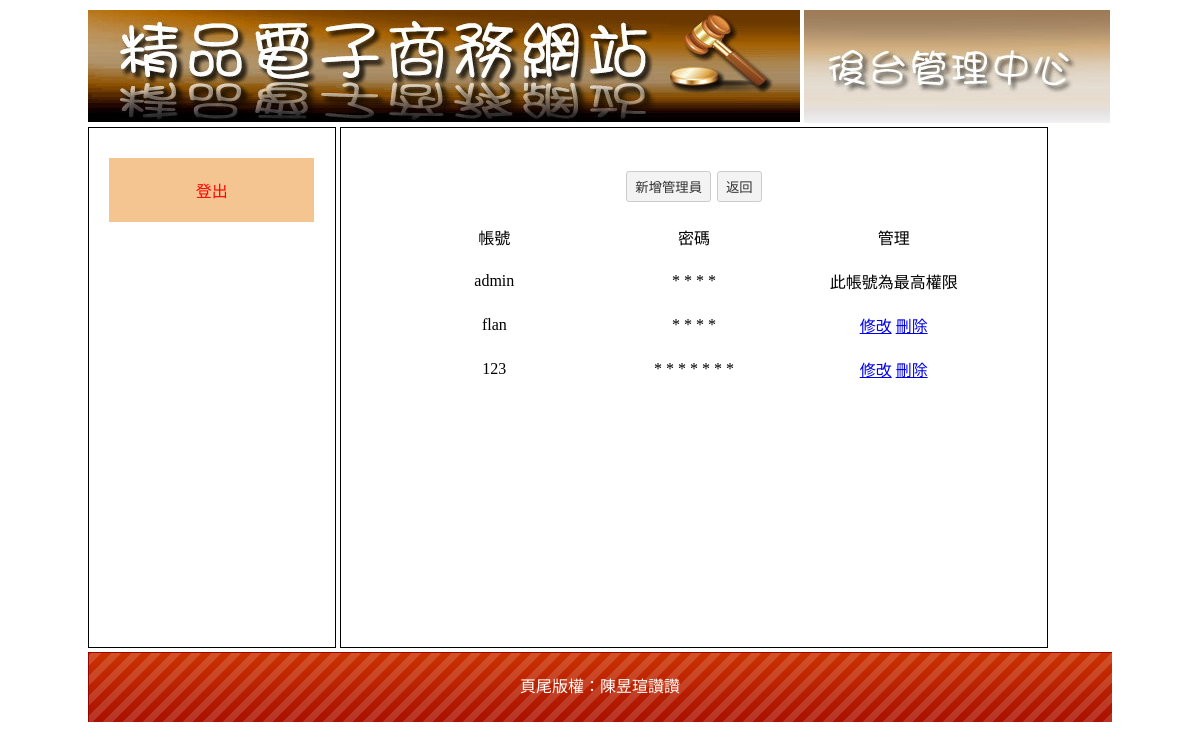
Page /admin.php (signed in) on the committed database.
### tables this page shows
CREATE TABLE `a_member` (
  `a_member_seq` int(10) UNSIGNED NOT NULL,
  `a_member_acc` text NOT NULL,
  `a_member_pw` text NOT NULL,
  `a_member_1` int(1) NOT NULL COMMENT '商品分類',
  `a_member_2` int(1) NOT NULL COMMENT '訂單',
  `a_member_3` int(1) NOT NULL COMMENT '會員',
  `a_member_4` int(1) NOT NULL COMMENT '頁尾版權區',
  `a_member_5` int(1) NOT NULL COMMENT '最新消息'
);

CREATE TABLE `a_bot` (
  `a_bot_seq` int(10) NOT NULL,
  `a_bot_con` text NOT NULL
);

### a_admin.php (the view)
<?php
$sql="select * from a_member ";
$c1 = mysqli_query($link,$sql);
$c2 = mysqli_fetch_assoc($c1);
?>
<table class="all" width="80%" border="0" align="center" cellpadding="2" cellspacing="0">
  <tr>
    <td colspan="3" align="center" valign="middle"><input type="button" value="新增管理員" onclick="document.location.href='?do=admin&redo=admin_add'"><input type="button" value="返回" onclick="document.location.href='index.php'" /></td>
  </tr>
  <tr>
    <td width="33%" align="center" valign="middle">帳號</td>
    <td width="33%" align="center" valign="middle">密碼</td>
    <td width="33%" align="center" valign="middle">管理</td>
  </tr>
  <?php do{
      $star = "";
      $pwstar = strlen( $c2["a_member_pw"] );
      for($i=0;$i< $pwstar ; $i++){
          $star .= "* ";
      }
      ?>
  <tr>
    <td width="33%" align="center" valign="middle"><?=$c2["a_member_acc"]?></td>
    <td width="33%" align="center" valign="middle"><?=$star?></td>
    <td width="33%" align="center" valign="middle">
        <?php if($c2["a_member_acc"] == "admin"){
            echo "此帳號為最高權限";
        }else{ ?>
        <a href="?do=admin&redo=admin_fix&seq=<?=$c2["a_member_seq"]?>">修改</a>
        <a href="del_api.php?del=a_member&seq=<?=$c2["a_member_seq"]?>">刪除</a>
    </td>
  </tr>
  <?php } }while($c2 = mysqli_fetch_assoc($c1)); ?>
</table>

### footer.php
<?php
$sql = "select * from a_bot";
$c1  = mysqli_query($link,$sql);
$c2  = mysqli_fetch_assoc($c1);
echo $c2["a_bot_con"];
?>

### Manage Page_files/css.css (style rules this page uses)
body { font-family:"微軟正黑體"; }
.all { width:90%; margin:10px auto 10px auto; }
.all td { min-width:100px; padding:10px; }
input[type=text],input[type=password],input[type=submit],button,.button,input[type=reset],input[type=button],select，textarea,input[type=number] { background:#F3F3F3; border:#CCC 1px solid; border-radius:3px; padding:5px 8px 5px 8px; text-decoration:none; margin:3px; color:#333; }

### rows in the picture
a_member: a_member_acc "admin", star "* * * *", shows "此帳號為最高權限"
a_member: a_member_acc "flan", star "* * * *"
a_member: a_member_acc "123", star "* * * * * * *"
a_bot: a_bot_con "頁尾版權：陳昱瑄讚讚"
